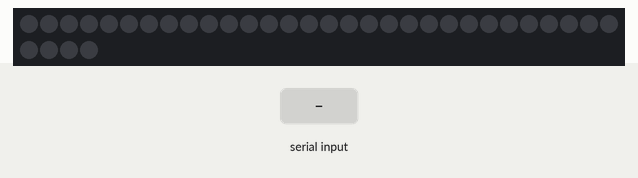
Bench run of a sketch on a simulated Arduino Uno, built with avr-gcc and run on an emulated ATmega328P. Shown: 34 RGB LEDs in strip order, left to right, continuing on the next row. Inputs (shaded band) come from the test bench. Dim RGB values are drawn brighter than linear; random numbers use the default seed unless the sketch sets one.

Above: at 1.2 s.
1.3 s: "E5\n" received over Serial
At 2.4 s:
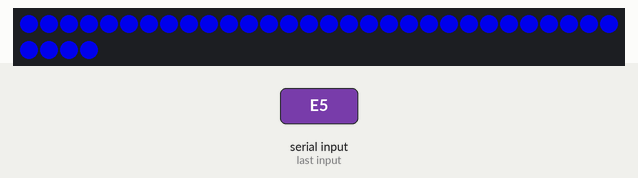
3.3 s: "E1\n" received over Serial
At 4.2 s:
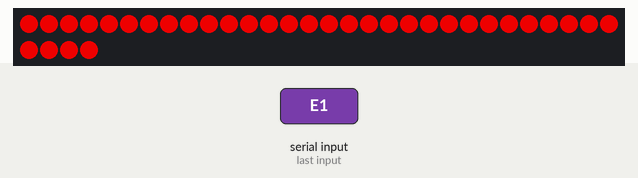
4.8 s: "E2\n" received over Serial
At 5.4 s:
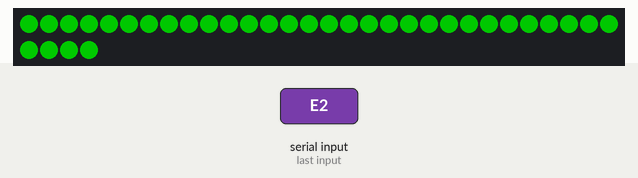
6.3 s: "E4\n" received over Serial
At 7.5 s:
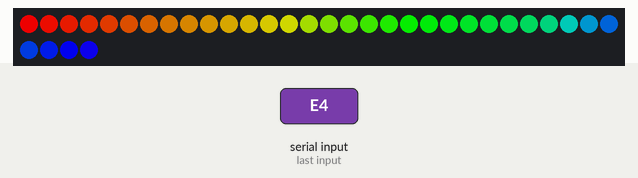
7.8 s: "E6\n" received over Serial
At 9.0 s:
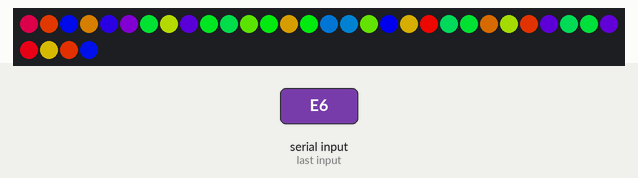
9.3 s: "E6\n" received over Serial
At 10.1 s:
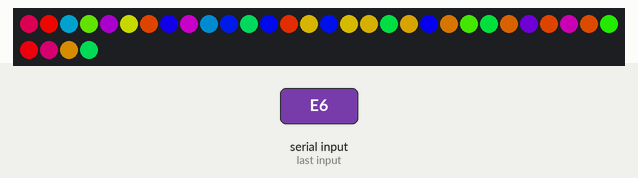
Timing chart, 0 to 11.8 s (numbered marks = the images above; inputs shaded):
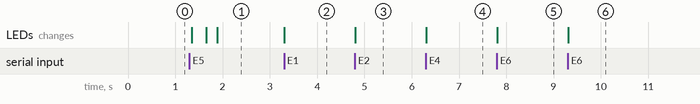

Measured:
- after the input at 1.3 s, the LEDs: first change after 0.05 s (image 1 shows a later state)
- after the input at 3.3 s, the LEDs: change at once (image 2)
- after the input at 4.8 s, the LEDs: change at once (image 3)
- after the input at 6.3 s, the LEDs: change at once (image 4)
- after the input at 7.8 s, the LEDs: change at once (image 5)
- after the input at 9.3 s, the LEDs: change at once (image 6)

The sketch:

voice_rgb_led.ino
```cpp
#include <FastLED.h>

#define LED_PIN 6
#define NUM_LEDS 34
#define BRIGHTNESS 200

CRGB leds[NUM_LEDS];
String command = "";

void setup() {
  Serial.begin(9600);
  FastLED.addLeds<WS2812B, LED_PIN, GRB>(leds, NUM_LEDS);
  FastLED.setBrightness(BRIGHTNESS);
  FastLED.clear();
  FastLED.show();
}

void loop() {
  if (Serial.available()) {
    command = Serial.readStringUntil('\n');
    command.trim();

    if (command == "E0") off();
    else if (command == "E1") solid(CRGB::Red);
    else if (command == "E2") solid(CRGB::Green);
    else if (command == "E3") solid(CRGB::Blue);
    else if (command == "E4") rainbow();
    else if (command == "E5") pulse();
    else if (command == "E6") party();
  }
}

void off(){ FastLED.clear(); FastLED.show(); }

void solid(CRGB c){ fill_solid(leds, NUM_LEDS, c); FastLED.show(); }

void rainbow(){
  static uint8_t h=0;
  for(int i=0;i<NUM_LEDS;i++) leds[i]=CHSV(h+i*5,255,255);
  h++; FastLED.show(); delay(30);
}

void pulse(){
  for(int b=0;b<255;b+=5){
    fill_solid(leds,NUM_LEDS,CHSV(160,255,b));
    FastLED.show(); delay(10);
  }
}

void party(){
  for(int i=0;i<NUM_LEDS;i++) leds[i]=CHSV(random(255),255,255);
  FastLED.show(); delay(120);
}
```
